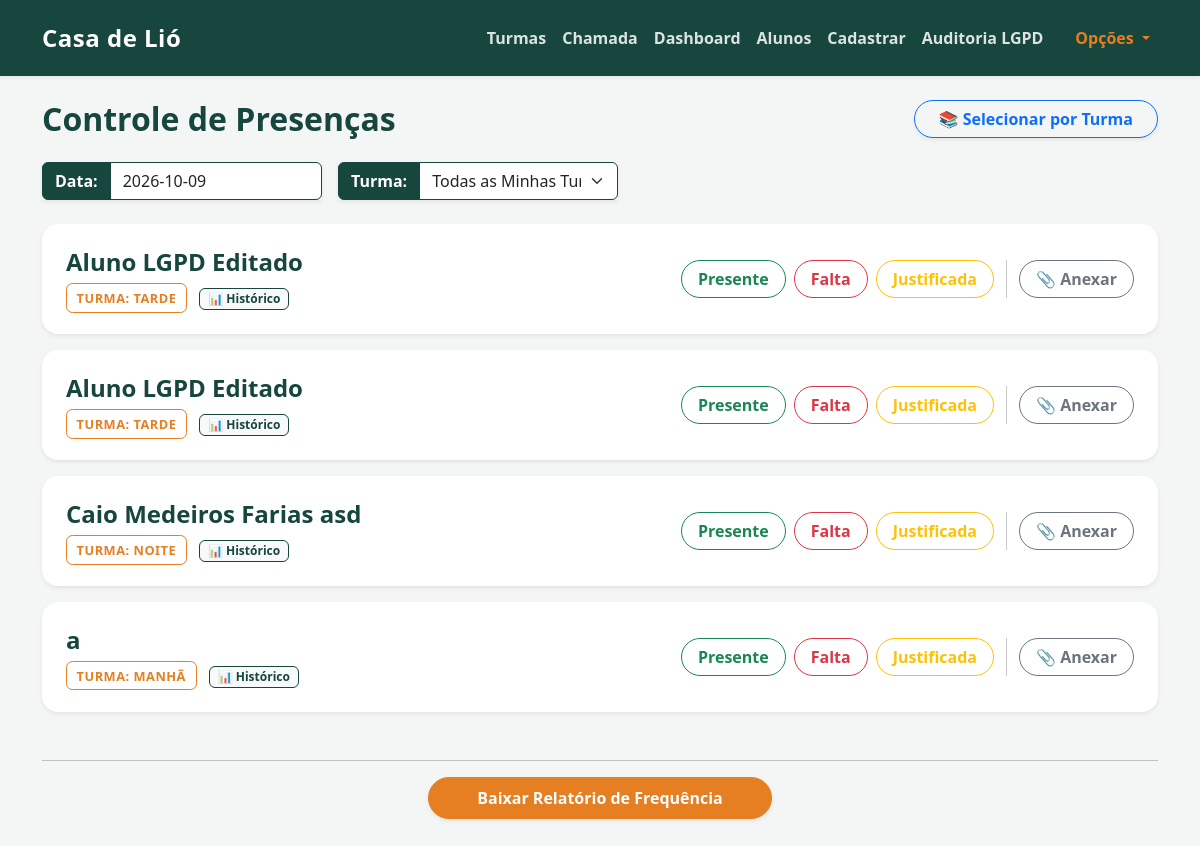
/ (signed in), run on the app's committed database.
### tables this page shows
CREATE TABLE alunos (
        id INTEGER PRIMARY KEY AUTOINCREMENT,
        nome TEXT NOT NULL,
        turma TEXT NOT NULL,
        data_nascimento TEXT,
        telefone TEXT,
        cep TEXT,
        rua TEXT,
        numero TEXT,
        bairro TEXT,
        cidade TEXT,
        referencia TEXT,
        contato_emergencia TEXT,
        telefone_emergencia TEXT,
        condicao_medica TEXT,
        nome_responsavel TEXT,
        autorizacao_pais INTEGER
    , consentimento_lgpd INTEGER DEFAULT 0, data_consentimento TEXT);

### app.py (the view)
@app.get("/", response_class=HTMLResponse)
async def home(request: Request, data_chamada: str = None, turma: str = None):
    usuario = obter_usuario_atual(request)
    if not usuario:
        return RedirectResponse(url="/login", status_code=303)
    data_atual = data_chamada if data_chamada else date.today().isoformat()
    conexao = pegar_conexao()
    turmas_disponiveis = obter_turmas_permitidas(conexao, usuario)
    if usuario['perfil'] != 'coordenacao' and not turmas_disponiveis:
        conexao.close()
        return templates.TemplateResponse(
            request=request,
            name="index.html",
            context={
                "alunos": [],
                "data_atual": data_atual,
                "turmas_disponiveis": [],
                "turma_selecionada": "",
                "sem_turma_vinculada": True
            }
        )
    if usuario['perfil'] != 'coordenacao' and not turma and len(turmas_disponiveis) == 1:
        turma = turmas_disponiveis[0]
    query = '''
        SELECT a.id, a.nome, a.turma, p.status, p.atestado,
               (SELECT COUNT(*) FROM presencas WHERE aluno_id = a.id AND status = 'Falta') as total_faltas
        FROM alunos a
        LEFT JOIN presencas p ON a.id = p.aluno_id AND p.data = ?
    '''
    parametros = [data_atual]
    if turma and turma in turmas_disponiveis:
        query += ' WHERE a.turma = ?'
        parametros.append(turma)
    elif usuario['perfil'] != 'coordenacao':
        placeholders = ','.join(['?'] * len(turmas_disponiveis))
        query += f' WHERE a.turma IN ({placeholders})'
        parametros.extend(turmas_disponiveis)
        turma = ""
    query += ' ORDER BY a.nome ASC'
    alunos = conexao.execute(query, parametros).fetchall()
    conexao.close()
    return templates.TemplateResponse(
        request=request,
        name="index.html",
        context={
            "alunos": alunos,
            "data_atual": data_atual,
            "turmas_disponiveis": turmas_disponiveis,
            "turma_selecionada": turma if (turma and turma in turmas_disponiveis) else "",
            "sem_turma_vinculada": False
        }
    )

### templates/index.html (shortened to what this page needs)
{% extends 'base.html' %}
{% block conteudo %}
    <link rel="stylesheet" href="https://cdn.jsdelivr.net/npm/flatpickr/dist/flatpickr.min.css">
    <div class="d-flex flex-wrap justify-content-between align-items-center mb-4 gap-2">
        <div>
            <h2 class="text-primary fw-bold mb-0">
                Controle de Presenças
            </h2>
        </div>
        <a href="/turmas" class="btn btn-outline-primary rounded-pill fw-semibold px-4 shadow-sm">
            📚 Selecionar por Turma
        </a>
    </div>
    <form method="GET" action="/" class="d-flex flex-wrap gap-3 mb-4 align-items-center">
        <div class="input-group shadow-sm" style="max-width: 280px;">
            <span class="input-group-text bg-primary text-white border-primary fw-bold">Data:</span>
            <input type="text" id="calendario-br" name="data_chamada" class="form-control border-primary bg-white" value="{{ data_atual }}" placeholder="Selecione a data">
        </div>
        <div class="input-group shadow-sm" style="max-width: 280px;">
            <span class="input-group-text bg-primary text-white border-primary fw-bold">Turma:</span>
            <select name="turma" class="form-select border-primary bg-white" onchange="this.form.submit()">
                <option value="">Todas as Minhas Turmas</option>
            </select>
        </div>
    </form>
    {% if alunos %}
        {% for aluno in alunos %}
        <div class="card shadow-sm mb-3 border-0" style="border-radius: 1rem;">
            <div class="card-body p-4 d-flex flex-column flex-lg-row justify-content-between align-items-center gap-3">
                <div class="text-center text-lg-start w-100">
                    <h4 class="card-title mb-2 fw-bold text-primary">{{ aluno['nome'] }}</h4>
                    <span class="badge-institucional me-2">Turma: {{ aluno['turma'] }}</span>
                    <a href="/alunos/{{ aluno['id'] }}/historico" class="badge bg-light text-primary border border-primary text-decoration-none py-1 px-2 me-2">
                        📊 Histórico
                    </a>
                </div>
                <div class="d-flex flex-wrap justify-content-center justify-content-lg-end align-items-center gap-2 w-100">
                    <a href="/registrar/{{ aluno['id'] }}/{{ data_atual }}/Presente?turma={{ turma_selecionada or '' }}"
                       class="btn {% if aluno['status'] == 'Presente' %}btn-success{% else %}btn-outline-success{% endif %} rounded-pill px-3 fw-semibold">
                       Presente
                    </a>
                    <a href="/registrar/{{ aluno['id'] }}/{{ data_atual }}/Falta?turma={{ turma_selecionada or '' }}"
                       class="btn {% if aluno['status'] == 'Falta' %}btn-danger{% else %}btn-outline-danger{% endif %} rounded-pill px-3 fw-semibold">
                       Falta
                    </a>
                    <a href="/registrar/{{ aluno['id'] }}/{{ data_atual }}/Falta justificada?turma={{ turma_selecionada or '' }}"
                       class="btn {% if aluno['status'] == 'Falta justificada' %}btn-warning{% else %}btn-outline-warning{% endif %} rounded-pill px-3 fw-semibold">
                       Justificada
                    </a>
                    <button type="button" class="btn btn-outline-secondary rounded-pill px-3 fw-semibold" data-bs-toggle="modal" data-bs-target="#modalAtestado{{ aluno['id'] }}">
                        📎 Anexar
                    </button>
                </div>
            </div>
        </div>
        {% endfor %}
    {% endif %}
    <hr class="mt-5">
    <div class="text-center mb-5">
        <button type="button" class="btn btn-warning rounded-pill px-5 py-2 fw-bold shadow-sm text-white" data-bs-toggle="modal" data-bs-target="#modalFiltros">
            Baixar Relatório de Frequência
        </button>
    </div>
{% endblock %}

### templates/base.html (style rules this page uses)
:root { --verde-adra: #16463d; --laranja-adra: #e67e22; --fundo-cinza: #f4f6f5; }
body { background-color: var(--fundo-cinza) !important; font-family: 'Segoe UI', Tahoma, Geneva, Verdana, sans-serif; }
.text-primary { color: var(--verde-adra) !important; }
.bg-primary { background-color: var(--verde-adra) !important; }
.border-primary { border-color: var(--verde-adra) !important; }
.btn-warning { background-color: var(--laranja-adra) !important; border-color: var(--laranja-adra) !important; color: white !important; }
.card { border-radius: 1rem !important; border: none; transition: transform 0.2s ease-in-out; }
.badge-institucional { background-color: transparent; color: var(--laranja-adra); border: 1.5px solid var(--laranja-adra); padding: 0.3rem 0.6rem; border-radius: 0.4rem; font-size: 0.80rem; font-weight: 700; text-transform: uppercase; letter-spacing: 0.5px; }

### data on the page
alunos: nome "Aluno LGPD Editado", turma "TARDE"
alunos: nome "Aluno LGPD Editado", turma "TARDE"
alunos: nome "Caio Medeiros Farias asd", turma "NOITE"
alunos: nome "a", turma "MANHÃ"
